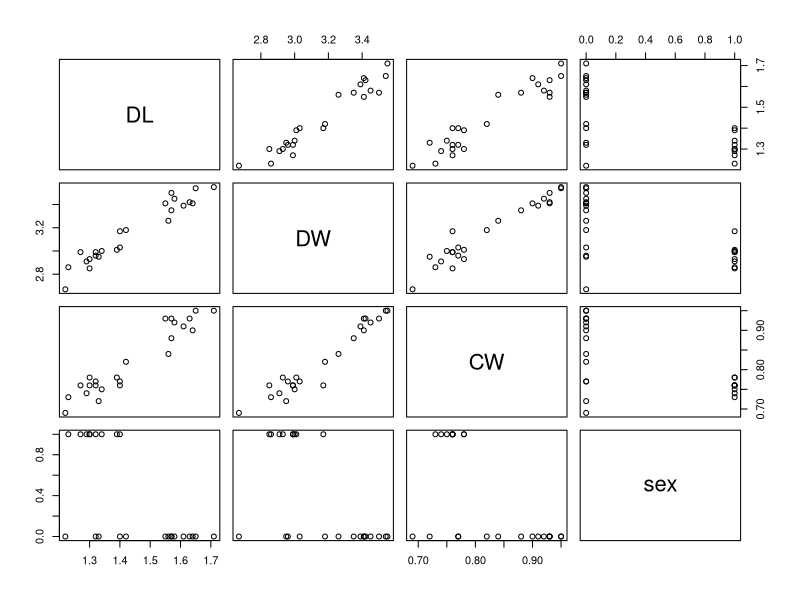

Write R code to recreate this figure.
## ---- chunk 1
setwd("/Users/tarineccleston/Documents/Masters/STATS 762/regression-for-DS/manta-disc-width")
library(tidyverse)
library(ggplot2)

manta_df = read.csv("data/manta-measurements.csv")

# convert F to 0, and M to 1 for the normal regression model
manta_df$sex = gsub('F', 0, manta_df$sex)
manta_df$sex = gsub('M', 1, manta_df$sex)
manta_df$sex = as.numeric(manta_df$sex)

# fitting data
manta_fit = lm(DW ~ DL + CW + sex, data = manta_df)
summary(manta_fit)

# plotting data, best to use pairs plot as this shows the relationships between each
# variable
pairs(manta_df)
## ---- chunk 2
# append a column of 1s at the beginning for the intercept. remove the response variable (disc width)
# make sure X and Y are in matrix form for the calculation
X = as.matrix(cbind(1, manta_df[,-2]))
head(X)
## ---- chunk 3
# Calculate βb by using: betahat = (Xt*X)^-1 *Xt*Y
# Where X is the design matrix, and Y is the response variable matrix

Y = as.matrix(manta_df[,2])
# calculation
beta_hat = solve(t(X) %*% X) %*% t(X) %*% Y
colnames(beta_hat) = c("beta_hat")
beta_hat
## ---- chunk 4
# calculate μb using: mew = X*betahat

mew = X %*% beta_hat
colnames(mew) = c("mew")
head(mew)
## ---- chunk 5
# calculate σb using: σb^2 = RSS / (n - k - 1)
# where RSS = THETAsum (yi - f(xi))^2

# calculate RSS first
RSS = 0
Yhat = X %*% beta_hat
for (i in 1:nrow(X)) {
  diff_i = Y[i] - Yhat[i]
  RSS = RSS + (diff_i)^2
}

var_hat_sq = RSS/(nrow(X) - ncol(X))
var_hat_sq
## ---- chunk 6
cov = var_hat_sq*solve(t(X)%*%X)
std_err = sqrt(diag(cov))
std_err
## ---- chunk 7
t_stat = beta_hat/std_err
colnames(t_stat) = c("t-stat")
t_stat
p_value = 2*(1-pt(t_stat, 20))
colnames(p_value) = c("p-value")
p_value
## ---- chunk 8
beta_CI = cbind(std_err - qt(0.975, df = 20)*std_err, beta_hat + qt(0.975, df = 20)*std_err)
colnames(beta_CI) = c("2.5%", "97.5%")
beta_CI
## ---- chunk 9
# Morag: a female manta ray with a disc length of 1.3 m and a cranial width of 0.75 m.
# Evelyn: a female manta ray with a disc length of 1.625 m and a cranial width of 0.9375 m.

# build new design matrix based on the given data
X_pred = cbind(c(1, 1), c(1.3, 1.625), c(0.75, 0.9375), c(0, 0))
rownames(X_pred) =  c("Evelyn", "Morag")
colnames(X_pred) = c("1", "DL", "CW", "sex")
X_pred

# getting prediction
Y_pred = X_pred %*% beta_hat
rownames(Y_pred) =  c("Evelyn", "Morag")
colnames(Y_pred) = c("DW")
Y_pred
## ---- chunk 10
pred_var = as.matrix(diag(X_pred %*% cov %*% t(X_pred)))
pred_SE = sqrt(pred_var)

pred_CI = cbind(Y_pred - qt(0.975, df = 20)*pred_SE, Y_pred + qt(0.975, df = 20)*pred_SE)
colnames(pred_CI) = c("2.5%", "97.5%")
pred_CI
## ---- chunk 11
# a prediction interval captures the uncertainty around a single value. 
# a confidence interval captures the uncertainty around the mean predicted values

# combine variances and calculate combined standard error
comb_var = pred_var + var_hat_sq
comb_SE = sqrt(comb_var)

pred_PI = cbind(Y_pred - qt(0.975, df = 20)*comb_SE, Y_pred + qt(0.975, df = 20)*comb_SE)
colnames(pred_PI) = c("2.5%", "97.5%")
pred_PI
## ---- chunk 12
# Function Description: Basically does the same as the R summary() function
# input: 
#        Y, a vector of observations
#        X, a design matrix
# output:
#        estimated coefficients, 
#        standard errors 
#        t-test statistics
#        p-values

summary_custom <- function(X, Y) {
  # estimate coefficients
  # ______________________
  beta_hat = solve(t(X) %*% X) %*% t(X) %*% Y
  colnames(t_stat) = c("estimates")
  
  # standard error
  # ______________________
  # calculate RSS first
  RSS = 0
  Yhat = X %*% beta_hat
  for (i in 1:nrow(X)) {
    diff_i = Y[i] - Yhat[i]
    RSS = RSS + (diff_i)^2
  }
  
  var_hat_sq = RSS/(nrow(X) - ncol(X))
  cov = var_hat_sq*solve(t(X)%*%X)
  std_err = sqrt(diag(cov))
  colnames(t_stat) = c("stderr")
  
  # t-test statistics
  # ______________________
  t_stat = beta_hat/std_err
  colnames(t_stat) = c("t-stat")
  
  # p-value
  # ______________________  
  p_value = 2*(1-pt(t_stat, 20))
  colnames(p_value) = c("p-value")
  
  return(beta_hat, std_err, t_stat, p_value)
}
## ---- chunk 13
DW_ratio =  round((Y_pred[2] / Y_pred[1] - 1) * 100, digits = 3)
DW_ratio
